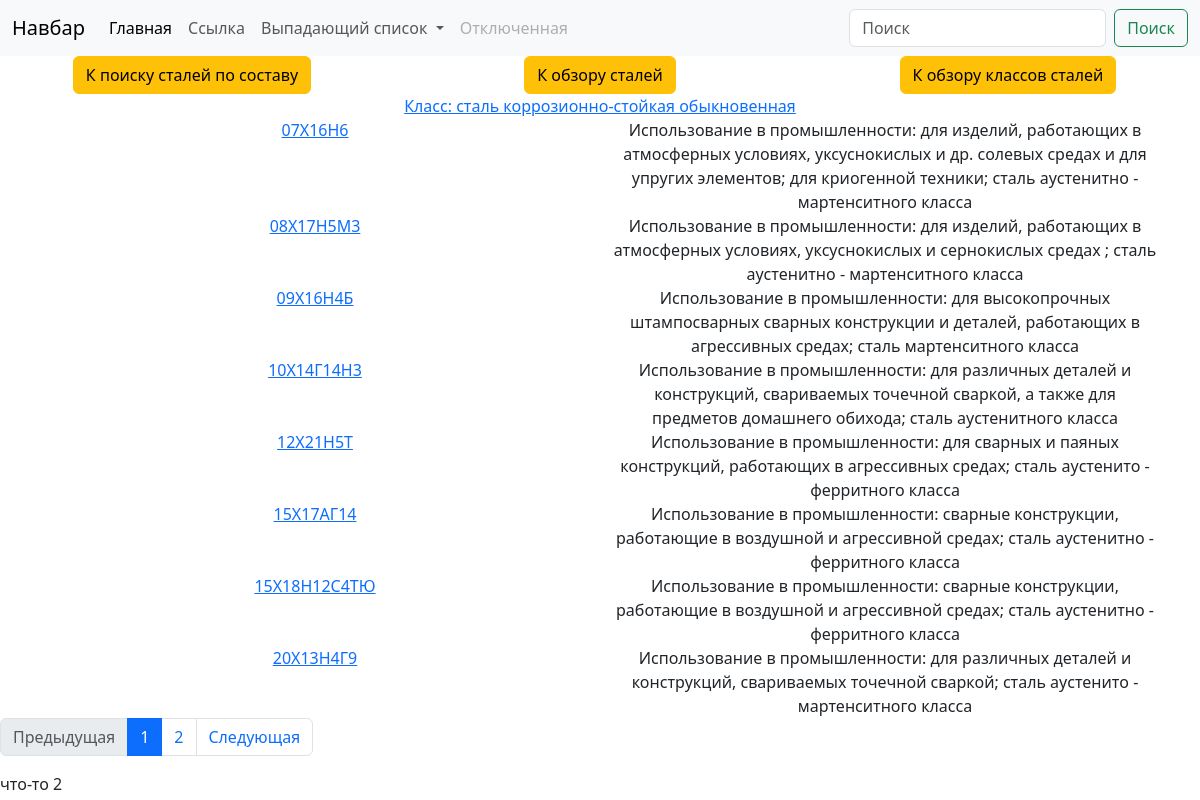
/metal/steel/steel_class/klass-stal-korrozionno-stojkaja-obyknovennaja/, run on an earlier commit of the app's database.
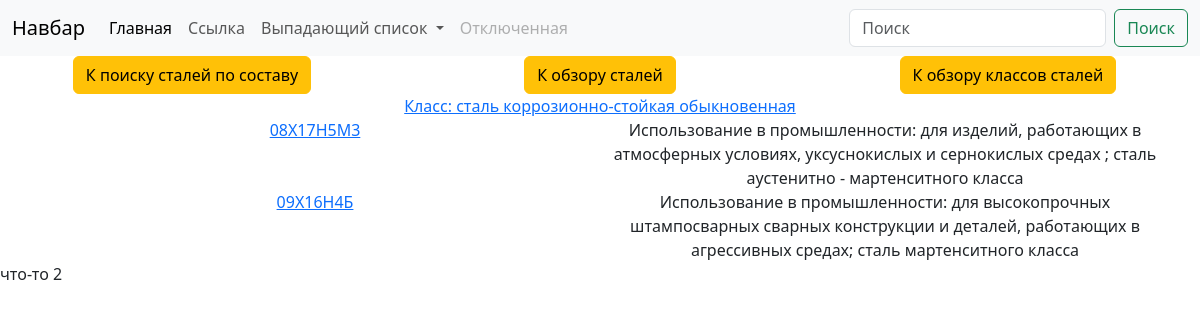
And on a later commit of the database.
### metal/models.py (models this page shows, shortened)
class Metal_class(models.Model):
    steel_class = models.CharField(max_length=50, unique=True, blank=True, null=True)
    slug = models.SlugField(max_length=100, unique=True, blank=True, null=True)
    def __str__(self):
        return self.steel_class
    def get_absolute_url(self):
        return reverse('steel-steel_class-slug-url', kwargs={'slug': self.slug})

class Metal_info(models.Model):
    steel = models.CharField(max_length=50, blank=True, null=True)
    steel_info = models.TextField(blank=True, null=True)
    slug = models.SlugField(max_length=100, unique=True, blank=True, null=True)
    metals_class = models.ForeignKey(
        'Metal_class',
        blank=True,
        null=True,
        related_name='metals_info',
        on_delete=models.PROTECT)
    metals = models.OneToOneField(
        'Metal',
        on_delete=models.CASCADE,
        blank=True,
        null=True,
    )
    metalsearch = models.ForeignKey(
        'MetalSearch',
        blank=True,
        null=True,
        related_name='metals_info',
        on_delete=models.RESTRICT)
    def get_absolute_url(self):
        return reverse('steel-slug-url', kwargs={'slug': self.slug})
    class Meta:
        ordering = ['steel']

### metal/views.py (the view)
# urls.py: path('steel/steel_class/<slug:slug>/', Steel_class_slug.as_view(), name='steel-steel_class-slug-url'),
class Steel_class_slug(SingleObjectMixin, ListView): #реализация сложновата, проще кастомный ForSlugMixin()
    template_name = 'metal/steel-steel_class-slug.html'
    paginate_by = 8
    paginate_orphans =2
    slug_model = Metal_class
    def get_context_data(self, **kwargs):
        context = super().get_context_data(**kwargs)
        context['menu'] = menu[self.template_name]
        context[self.slug_model.__name__.lower()] = self.object
        return context
    def get(self, request, *args, **kwargs):
        self.object = self.get_object(queryset=self.slug_model.objects.all())
        return super().get(request, *args, **kwargs)
    def get_queryset(self):
        return self.object.metals_info.all()

### metal/templates/metal/steel-steel_class-slug.html (shortened to what this page needs)
{% extends 'metal/base_metal.html' %}
{% block block_1 %}
    {% include 'metal/includes/buttons.html' %}
    <div class="container text-center">
        <div class="col"><a href="{{ metal_class.get_absolute_url }}">{{metal_class}}</a></div>
        {% for page in page_obj %}
            <div class="row">
                    <div class="col"><a href="{{ page.get_absolute_url }}">{{page.steel}}</a></div>
                    <div class="col">{{page.steel_info}}</div>
            </div>
        {% endfor %}
    </div>
    {% include 'metal/includes/paginator.html' %}
{% endblock %}

### metal/templates/metal/base_metal.html
{% extends 'base.html' %}

### templates/base.html (shortened to what this page needs)
{% load static %}
<!doctype html>
<html lang="ru">
  <head>
    <link href="https://cdn.jsdelivr.net/npm/bootstrap@5.3.0/dist/css/bootstrap.min.css" rel="stylesheet">
    <link href="{% static 'css/styles.css'%}" rel="stylesheet">
  </head>
  <body>
    <nav class="navbar navbar-expand-lg bg-body-tertiary">
      <div class="container-fluid">
        <a class="navbar-brand" href="#">Навбар</a>
        <div class="collapse navbar-collapse" id="navbarSupportedContent">
          <ul class="navbar-nav me-auto mb-2 mb-lg-0">
            <li class="nav-item">
              <a class="nav-link active" aria-current="page" href="#">Главная</a>
            </li>
            <li class="nav-item">
              <a class="nav-link" href="#">Ссылка</a>
            </li>
            <li class="nav-item dropdown">
              <a class="nav-link dropdown-toggle" href="#" role="button" data-bs-toggle="dropdown" aria-expanded="false">
                Выпадающий список
              </a>
            </li>
            <li class="nav-item">
              <a class="nav-link disabled">Отключенная</a>
            </li>
          </ul>
          <form class="d-flex" role="search">
            <input class="form-control me-2" type="search" placeholder="Поиск" aria-label="Поиск">
            <button class="btn btn-outline-success" type="submit">Поиск</button>
          </form>
        </div>
      </div>
    </nav>
    {% block block_1 %}{% endblock %}
    {% block block_2 %}
      что-то 2
    {% endblock %}
  </body>
</html>

### metal/templates/metal/includes/buttons.html
<div class="row row-cols-3">
    {% url 'search-url' as top_path %}
    {% if request.path != top_path %}
        <div class="container text-center">
            <a class="btn btn-warning" href="{{ top_path }}" role="button">К поиску сталей по составу</a>
        </div>
    {% endif %}
    {% url 'start-url' as top_path %}
    {% if request.path != top_path %}
        <div class="container text-center">
            <a class="btn btn-warning" href="{{ top_path }}" role="button">К обзору сталей </a>
        </div>
    {% endif %}
    {% url 'steel-steel_class-url' as top_path %}
    {% if request.path != top_path %}
        <div class="container text-center">
            <a class="btn btn-warning" href="{{ top_path }}" role="button">К обзору классов сталей</a>
        </div>
    {% endif %}
</div>

### metal/templates/metal/includes/paginator.html
{% if is_paginated %}
    <nav aria-label="Пример навигации по страницам">
      <ul class="pagination">
          <li class="page-item {% if not page_obj.has_previous %}disabled{% endif %}"><a class="page-link" href="?page={% if page_obj.has_previous %}{{ page_obj.previous_page_number}}{% endif %}" tabindex="-1">Предыдущая</a></li>
          {% for n in page_obj.paginator.page_range %}
            {% if page_obj.number == n %}
                <li class="page-item active"><a class="page-link" href="?page={{ n }}">{{ n }}</a></li>
            {% elif n > page_obj.number|add:-3 and n < page_obj.number|add:3 %}
              <li class="page-item"><a class="page-link" href="?page={{ n }}">{{ n }}</a></li>
            {% endif %}
          {% endfor %}
          <li class="page-item {% if not page_obj.has_next %}disabled{% endif %}"><a class="page-link" href="?page={% if page_obj.has_next %}{{ page_obj.next_page_number}}{% endif %}" tabindex="-1">Следующая</a></li>
      </ul>
    </nav>
{% endif %}

What changed in the data, as far as the page shows it:
removed Metal_info: steel "07Х16Н6", steel_info "Использование в промышленности: для изделий, работающих в атмосферных условиях, уксуснокислых и др. солевых средах и для упругих элементов; для криогенной техники; сталь аустенитно - мартенситного класса"
removed Metal_info: steel "10Х14Г14Н3", steel_info "Использование в промышленности: для различных деталей и конструкций, свариваемых точечной сваркой, а также для предметов домашнего обихода; сталь аустенитного класса"
removed Metal_info: steel "12Х21Н5Т", steel_info "Использование в промышленности: для сварных и паяных конструкций, работающих в агрессивных средах; сталь аустенито - ферритного класса"
removed Metal_info: steel "15Х17АГ14", steel_info "Использование в промышленности: сварные конструкции, работающие в воздушной и агрессивной средах; сталь аустенитно - ферритного класса"
removed Metal_info: steel "15Х18Н12С4ТЮ", steel_info "Использование в промышленности: сварные конструкции, работающие в воздушной и агрессивной средах; сталь аустенитно - ферритного класса"
removed Metal_info: steel "20Х13Н4Г9", steel_info "Использование в промышленности: для различных деталей и конструкций, свариваемых точечной сваркой; сталь аустенито - мартенситного класса"
Also different on the page:
text no longer shown: "Предыдущая Следующая"
list line gone: "1"
list line gone: "2"
